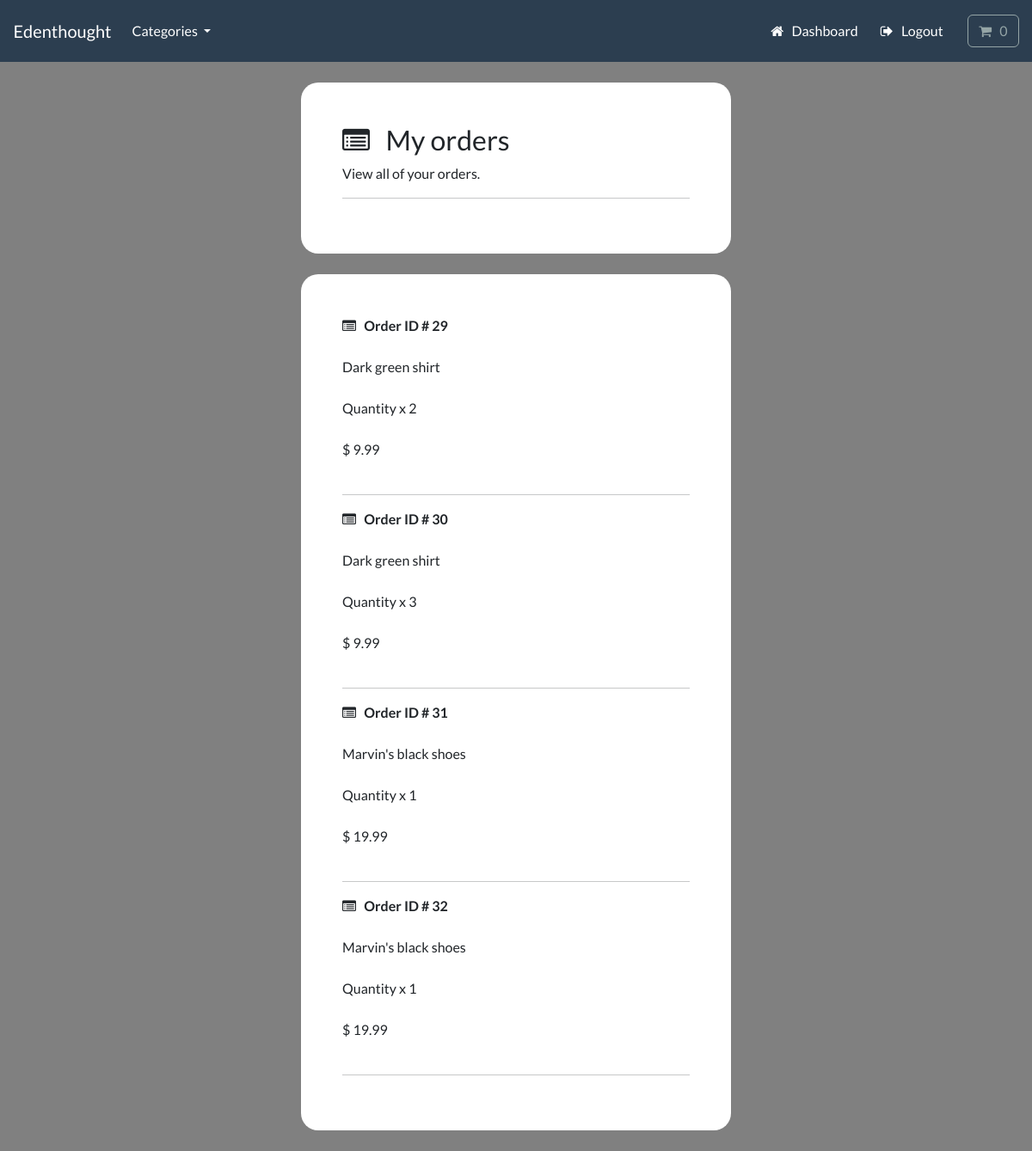
/account/track-orders (signed in), run on the app's committed database.
### payment/models.py (models this page shows, shortened)
class OrderItem(models.Model):
    order = models.ForeignKey(Order, on_delete=models.CASCADE, null=True)
    product = models.ForeignKey(Product, on_delete=models.CASCADE, null=True)
    quantity = models.PositiveBigIntegerField(default=1)
    price = models.DecimalField(max_digits=8, decimal_places=2)
    user = models.ForeignKey(User, on_delete=models.CASCADE, null=True, blank=True)

### store/models.py (models this page shows, shortened)
class Product(models.Model):
    category = models.ForeignKey(Category, related_name='product', on_delete=models.CASCADE, null=True)
    title = models.CharField(max_length=250)
    brand = models.CharField(max_length=250, default='un-branded')
    description = models.TextField(blank=True)
    slug = models.SlugField(max_length=255)
    price = models.DecimalField(max_digits=4, decimal_places=2)
    image = models.ImageField(upload_to='images/')
    class Meta:
        verbose_name_plural = 'products'
    def __str__(self):
        return self.title

### account/views.py (the view)
# urls.py: path('track-orders', views.track_orders, name='track-orders'),
@login_required(login_url='my-login')
def track_orders(request):
    try:
        orders = OrderItem.objects.filter(user=request.user)
        context = {'orders':orders}
        return render(request, 'account/track-orders.html', context=context)
    except:
        return render(request, 'account/track-orders.html')

### cart/cart.py (called while the page is built)
    def __len__(self):
        return sum(item['qty'] for item in self.cart.values())

### cart/context_processors.py (called while the page is built)
def cart(request):
    return {'cart': Cart(request)}

### store/models.py (called while the page is built)
    def get_absolute_url(self):
        return reverse('list-category', args=[self.slug])

### store/views.py (called while the page is built)
def categories(request):
    all_categories = Category.objects.all()
    return {'all_categories': all_categories}

### account/templates/account/track-orders.html (shortened to what this page needs)
{% include "store/base.html" %}
{% load static %}
{% load crispy_forms_tags %}
{% block content %}
    <div class="container bg-white shadow-md p-5 form-layout ">
        <h3> <i class="fa fa-list-alt" aria-hidden="true"></i> &nbsp; My orders </h3>
        <p> View all of your orders. </p>
        <hr>
    </div>
    <div class="container bg-white shadow-md p-5 form-layout ">
        {% for order in orders %}
            <strong> <i class="fa fa-list-alt" aria-hidden="true"></i> &nbsp;  Order ID # {{order.id}} </strong>
            <br> <br>
            {{order.product}}
            <br> <br>
            Quantity x {{order.quantity}}
            <br> <br>
            $ {{order.price}}
            <br> <br>
            <hr>
        {% endfor %}
    </div>
{% endblock %}

### static/css/styles.css (style rules this page uses)
.form-layout { border-radius: 20px; width: 500px; }

### account/templates/account/track-orders.html (style rules this page uses)
body { background-color: gray; }

### data on the page
OrderItem: id "29", product "Dark green shirt", quantity "2", price "9.99"
OrderItem: id "30", product "Dark green shirt", quantity "3", price "9.99"
OrderItem: id "31", product "Marvin's black shoes", quantity "1", price "19.99"
OrderItem: id "32", product "Marvin's black shoes", quantity "1", price "19.99"
